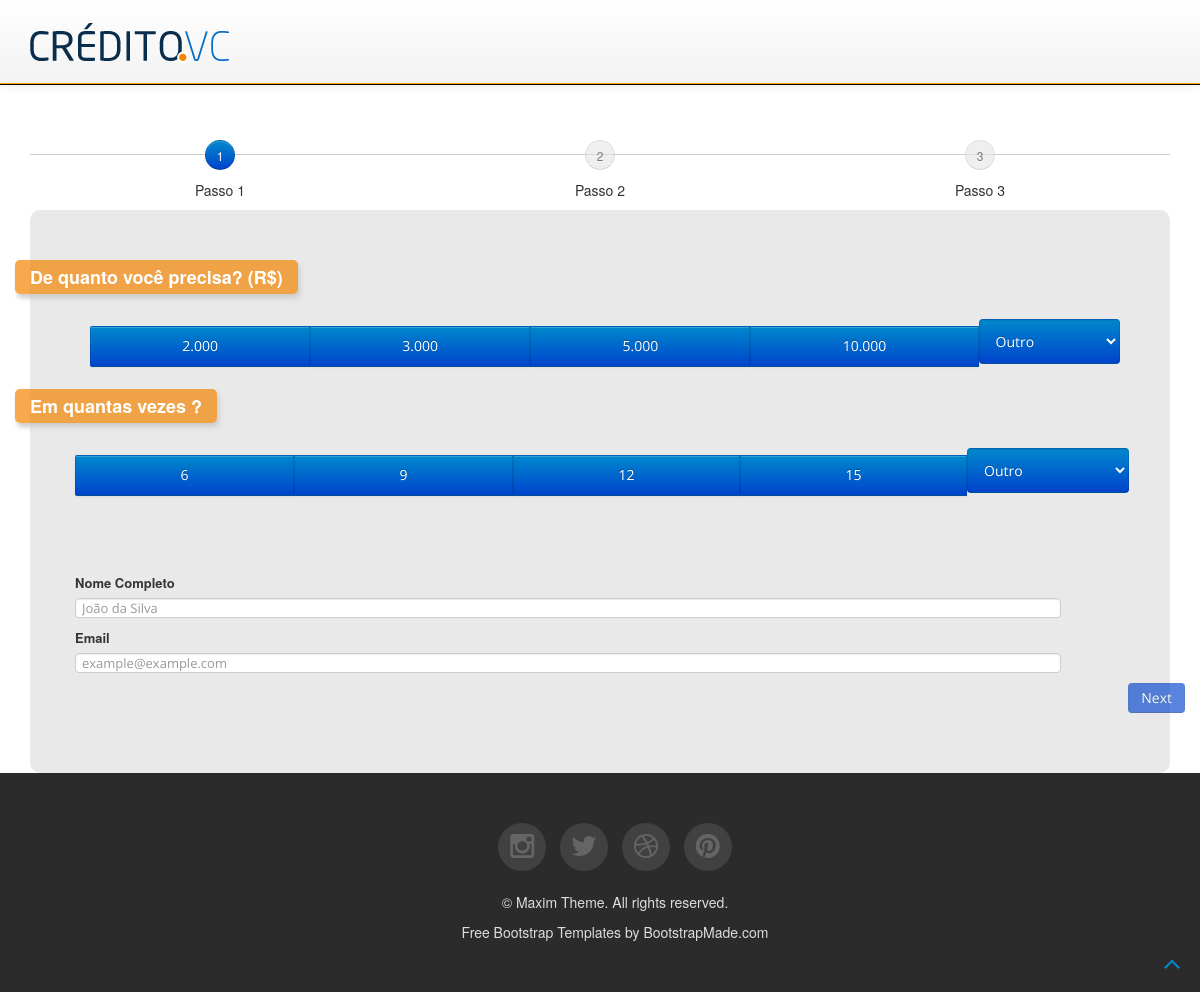
Screenshot of /passo1.php with the database file from the repository.
### tables this page shows
CREATE TABLE `valor_emprestismo` (
  `id_valor_emprestimo` int(11) NOT NULL AUTO_INCREMENT,
  `valor` text,
  PRIMARY KEY (`id_valor_emprestimo`)
);

CREATE TABLE `qtd_parcelas` (
  `id_qtd_parcelas` int(11) NOT NULL AUTO_INCREMENT,
  `quantidade` int(11) DEFAULT NULL,
  PRIMARY KEY (`id_qtd_parcelas`)
);

### passo1.php (the view, shortened to what this page needs)
<?php
    require_once('conexao.php');
?>
<!DOCTYPE html>
<html lang="pt">
<head>
    <html xmlns="http://www.w3.org/1999/xhtml" lang="pt-br" xml:lang="pt-br"/>
    <link href="http://netdna.bootstrapcdn.com/bootstrap/3.1.0/css/bootstrap.min.css" rel="stylesheet">
    <link rel=stylesheet  type="text/css" href="css/import.css">
</head>
<body>
<div class="container" style="margin-top:40px;">
    <div class="stepwizard">
        <div class="stepwizard-row setup-panel">
            <div class="stepwizard-step">
                <a href="#step-1" type="button" class="btn btn-primary btn-circle">1</a>
                <p>Passo 1</p>
            </div>
            <div class="stepwizard-step">
                <a href="#step-2" type="button" class="btn btn-default btn-circle" disabled="disabled">2</a>
                <p>Passo 2</p>
            </div>
            <div class="stepwizard-step">
                <a href="#step-3" type="button" class="btn btn-default btn-circle" disabled="disabled">3</a>
                <p>Passo 3</p>
            </div>
        </div>
    </div>
    <div class="price-box">
          <div class="container">
            <form role="form" method="post" action="page.php" id="form1" name="form_passo1" accept-charset="UTF-8">
                <div class="row setup-content" id="step-1">
                    <div class="col-xs-12">
                            <div class="col-md-12">
                             <div class="col-sm-6" style="width: 100%" >
                                      <div class="price-slider">
                                        <h4 class="great">De quanto você precisa? (R$)</h4>
                                        <div class="col-sm-12">
                                           <div class="btn-group btn-group-justified left"  >
                                               <?php
                                               $sql = "SELECT * FROM db_credito_voce.valor_emprestismo where id_valor_emprestimo< 5;";
                                               $query = mysqli_query($conexao,$sql);
                                               while($lista = mysqli_fetch_assoc($query)){
                                               ?>
                                          <div class="btn-group btn-group-lg" >
                                            <button type="button"
                                            class="btn btn-primary btn-lg btn-block term valor btnvalor"
                                             value='<?php echo $lista['id_valor_emprestimo'];?>' name="valor">
                                                <?php echo $lista['valor'];?>
                                            </button>
                                        </div>
                                        <?php } ?>
                                      <div class="btn-group btn-group-lg ">
                                             <select  required class="form-control btn-primary valor" id="outro" name="outro">
                                                 <option  required value="" selected>Outro</option>
                                            </select>
                                        </div>
                                        </div>
                                        </div>
                                      </div>
                                      <div class="price-slider">
                                        <h4 class="great">Em quantas vezes ?</h4>
                                        <div class="btn-group btn-group-justified " id="quantidade">
                                            <?php
                                               $sql = "SELECT * FROM db_credito_voce.qtd_parcelas where id_qtd_parcelas < 5;";
                                               $query = mysqli_query($conexao,$sql);
                                               while($lista = mysqli_fetch_assoc($query)){
                                               ?>
                                          <div class="btn-group btn-group-lg" >
                                            <button id="parcela" type="button" data-parcela="parcela"
                                            class="btn btn-primary btn-lg btn-block month parcela"
                                            value='<?php echo $lista['id_qtd_parcelas'];?>' name="quantidade">
                                                <?php echo $lista['quantidade'];?></button>
                                          </div>
                                            <?php } ?>
                                         <div class="btn-group btn-group-lg">
                                             <select  class="form-control btn-primary parcela" id="outro" name="outro">
                                                 <option value="" selected>Outro</option>
                                            </select>
                                        </div>
                                        </div>
                                      </div>
                                <div class="form-group">
                                    <label class="control-label">Nome Completo</label>
                                    <input required  maxlength="100" type="text" name="nome_completo" class="form-control" placeholder="João da Silva" id="nome_completo" />
                                </div>
                                <div class="form-group">
                                    <label class="control-label">Email</label>
                                    <input required=""  maxlength="100" type="text" name="email" id="email" class="form-control" placeholder="example@example.com" onblur="validacaoEmail(form_passo1.email)" />
                                </div>
                              </div>
                                    <button class="btn btn-primary nextBtn btn-lg pull-right"  disabled type="button"  id="btn1" name="btn1">Next</button>
                        </div>
                    </div>
                </div>
            </form>
        </div>
    </div>
</div>
    <footer>
	<div class="container">
			<div class="row">
				<div class="span6 offset3">
					<ul class="social-networks">
						<li><a href="#"><i class="icon-circled icon-bgdark icon-instagram icon-2x"></i></a></li>
						<li><a href="#"><i class="icon-circled icon-bgdark icon-twitter icon-2x"></i></a></li>
						<li><a href="#"><i class="icon-circled icon-bgdark icon-dribbble icon-2x"></i></a></li>
						<li><a href="#"><i class="icon-circled icon-bgdark icon-pinterest icon-2x"></i></a></li>
					</ul>
					<p class="copyright">
						&copy; Maxim Theme. All rights reserved.
						<div class="credits">
							<a href="https://bootstrapmade.com/">Free Bootstrap Templates</a> by BootstrapMade.com
                    </div>
				</div>
			</div>
		</div>
	</footer>
    <a href="#" class="scrollup"><i class="icon-angle-up icon-square icon-bgdark icon-2x"></i></a>
</body>
</html>

### css/overwrite.css (style rules this page uses)
label, input, button, select, textarea { font-size: 13px; font-weight: normal; }
label { font-weight: bold; color:#353535; }
input, button, select, textarea { font-family:'Open Sans', Arial, sans-serif; font-size: 13px; }
select { font-size: 13px; line-height: 20px; background:#fbfbfb; border-color: #919191 #919191 #b3b3b3; color: #999999; -webkit-box-shadow: inset 0 1px 3px #cacaca; -moz-box-shadow: inset 0 1px 3px #cacaca; box-shadow: inset 0 1px 3px #cacaca; -webkit-border-radius: 2px; -moz-border-radius: 2px; border-radius: 2px; }
select, textarea, input[type="text"], input[type="password"], input[type="datetime"], input[type="datetime-local"], input[type="date"], input[type="month"], input[type="time"], input[type="week"], input[type="number"], input[type="email"], input[type="url"], input[type="search"], input[type="tel"], input[type="color"], .uneditable-input { font-size: 13px; }
ul, ol { padding: 0; margin: 0 0 10px 25px; }
li { line-height: 1.6em; }
.btn-group > .btn:first-child { -webkit-border-bottom-left-radius: 2px; border-bottom-left-radius: 2px; -webkit-border-top-left-radius: 2px; border-top-left-radius: 2px; -moz-border-radius-bottomleft: 2px; -moz-border-radius-topleft: 2px; }
.btn-group > .btn:last-child, .btn-group > .dropdown-toggle { -webkit-border-top-right-radius: 2px; border-top-right-radius: 2px; -webkit-border-bottom-right-radius: 2px; border-bottom-right-radius: 2px; -moz-border-radius-topright: 2px; -moz-border-radius-bottomright: 2px; }

### passo1.php (style rules this page uses)
.btn-primary { color: #fff; background-color: #092d4c; }
h4.great { background: rgba(244,133,2,0.7) !important; }
.btn-group-justified { display: block; }
.navbar-inner { min-height: 40px; padding-right: 20px; padding-left: 20px; background-color: #fafafa; background-image: -moz-linear-gradient(top, #ffffff, #f2f2f2); background-image: -webkit-gradient(linear, 0 0, 0 100%, from(#ffffff), to(#f2f2f2)); background-image: -webkit-linear-gradient(top, #ffffff, #f2f2f2); background-image: -o-linear-gradient(top, #ffffff, #f2f2f2); background-image: linear-gradient(to bottom, #ffffff, #f2f2f2); background-repeat: repeat-x; border: 1px solid #d4d4d4; -webkit-border-radius: 4px; -moz-border-radius: 4px; border-radius: 4px; filter: progid:DXImageTransform.Microsoft.gradient(startColorstr='#ffffffff', endColorstr='#fff2f2f2', GradientType=0); *zoom: 1; -webkit-box-shadow: 0 1px 4px rgba(0, 0, 0, 0.065); -moz-box-shadow: 0 1px 4px rgba(0, 0, 0, 0.065); box-shadow: 0 1px 4px rgba(0, 0, 0, 0.065); }

### rows the page displays
valor_emprestismo: $lista['id_valor_emprestimo'] 1 (drawn), valor "2.000"
valor_emprestismo: $lista['id_valor_emprestimo'] 2 (drawn), valor "3.000"
valor_emprestismo: $lista['id_valor_emprestimo'] 3 (drawn), valor "5.000"
valor_emprestismo: $lista['id_valor_emprestimo'] 4 (drawn), valor "10.000"
qtd_parcelas: $lista['id_qtd_parcelas'] 1 (drawn), quantidade "6"
qtd_parcelas: $lista['id_qtd_parcelas'] 2 (drawn), quantidade "9"
qtd_parcelas: $lista['id_qtd_parcelas'] 3 (drawn), quantidade "12"
qtd_parcelas: $lista['id_qtd_parcelas'] 4 (drawn), quantidade "15"
